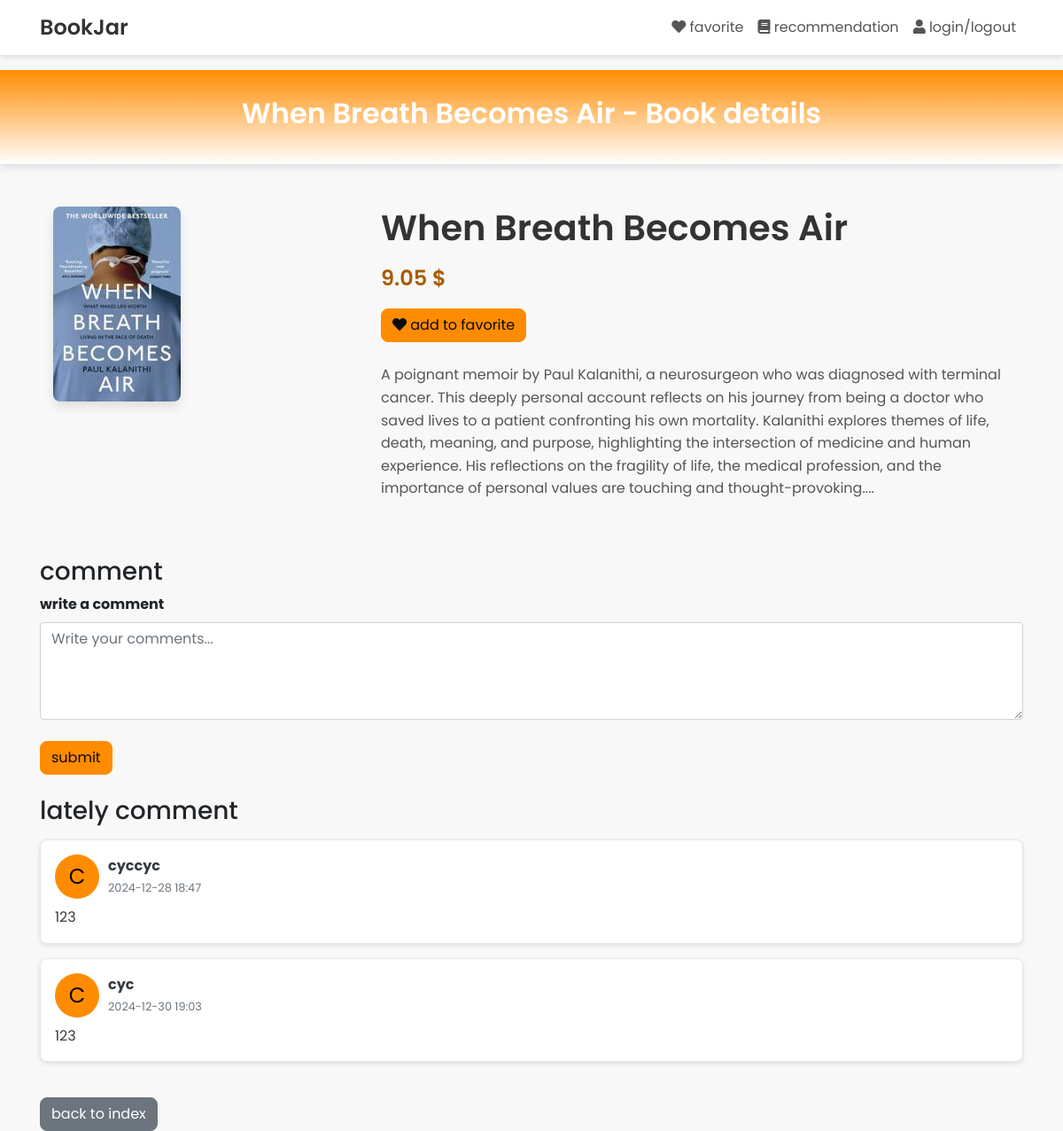
Page /book/3 on the committed database.
### models.py (models this page shows)
class Book(db.Model):
    order = db.Column(db.Integer, primary_key=True)
    name = db.Column(db.String(100), nullable=True)
    author = db.Column(db.String(100), nullable=True)
    year = db.Column(db.String(100), nullable=True)
    price = db.Column(db.String(100), nullable=True)
    currency = db.Column(db.String(100), nullable=True)
    category = db.Column(db.String(100), nullable=True)
    img_paths = db.Column(db.String(200), nullable=True)
    description = db.Column(db.String(250), nullable=True)

class Comment(db.Model):
    id = db.Column(db.Integer, primary_key=True)
    content = db.Column(db.Text, nullable=False)
    created_at = db.Column(db.DateTime, default=db.func.current_timestamp())
    user_id = db.Column(db.Integer, db.ForeignKey('user.id'), nullable=False)
    book_order = db.Column(db.Integer, db.ForeignKey('book.order'),
                           nullable=False)
    user = db.relationship('User', backref=db.backref('user_comments',
                                                      lazy=True))
    book = db.relationship('Book', backref=db.backref('book_comments',
                                                      lazy=True))

class User(db.Model):
    id = db.Column(db.Integer, primary_key=True)
    username = db.Column(db.String(100), unique=True, nullable=False)
    password = db.Column(db.String(200), nullable=False)
    comments = db.relationship('Comment', backref='author', lazy=True)
    is_admin = db.Column(db.Boolean, default=False)

### app.py (the view)
@app.route('/book/<int:order>', methods=['GET', 'POST'])
def book_detail(order):
    book = Book.query.filter_by(order=order).first_or_404()
    is_favorite = False
    if 'user_id' in session:
        user_id = session['user_id']
        favorite = Favorite.query.filter_by(
            user_id=user_id, book_order=book.order).first()
        is_favorite = favorite is not None
    return render_template('book_detail.html',
                           book=book, is_favorite=is_favorite)

### templates/book_detail.html (shortened to what this page needs)
<!DOCTYPE html>
<html lang="en">
<head>
  <link href="https://stackpath.bootstrapcdn.com/bootstrap/4.5.2/css/bootstrap.min.css" rel="stylesheet">
  <link href="https://cdnjs.cloudflare.com/ajax/libs/font-awesome/5.15.4/css/all.min.css" rel="stylesheet">
</head>
<body>
<nav class="navbar navbar-expand-lg navbar-light">
  <div class="container">
    <a class="navbar-brand" href="{{ url_for('index') }}">BookJar</a>
    <div class="collapse navbar-collapse" id="navbarNav">
      <ul class="navbar-nav ml-auto">
        <li class="nav-item">
          <a class="nav-link" href="{% if session.get('user_id') %}{{ url_for('favorites') }}{% else %}{{ url_for('login') }}{% endif %}">
            <i class="fas fa-heart"></i> favorite
          </a>
        </li>
        <li class="nav-item">
          <a class="nav-link" href="{% if session.get('user_id') %}{{ url_for('recommendations') }}{% else %}{{ url_for('login') }}{% endif %}">
            <i class="fas fa-book"></i> recommendation
          </a>
        </li>
        {% if session.get('user_id') %}
          <li class="nav-item">
            <a class="nav-link" href="{{ url_for('profile') }}">
              <i class="fas fa-user"></i> user-center
            </a>
          </li>
          <li class="nav-item">
            <a class="nav-link" href="{{ url_for('logout') }}">
              <i class="fas fa-sign-out-alt"></i> quit
            </a>
          </li>
        {% else %}
          <li class="nav-item">
            <a class="nav-link" href="{{ url_for('login') }}">
              <i class="fas fa-user"></i> login/logout
            </a>
          </li>
        {% endif %}
      </ul>
    </div>
  </div>
</nav>
<div class="parallax-window">
  <div class="container">
    <div class="inner-page-heading">
      <h2>{{ book.name }} - Book details</h2>
    </div>
  </div>
</div>
<div class="container">
  <div class="container">
  <div class="row">
    <div class="col-md-4">
      <br><br>
      <div class="book-image">
        <img src="{{ url_for('static', filename=book.img_paths) }}" alt="{{ book.name }}" class="img-fluid" style="border-radius: 8px; box-shadow: 0 6px 12px rgba(0, 0, 0, 0.1); max-height: 450px; object-fit: cover;">
      </div>
    </div>
    <div class="col-md-8">
      <br><br>
      <h1>{{ book.name }}</h1>
      <div class="price">
        <span class="old-price" style="color:#A85D00">{{ book.price }} {{ book.currency }}</span>
      </div>
      <div class="mt-3">
  <div id="favorite-actions">
    {% if is_favorite %}
      <button id="remove-favorite-btn" class="btn btn-danger" style="border-radius: 8px;">
        <i class="fas fa-heart-broken"></i> remove from favorite
      </button>
    {% else %}
      <button id="add-favorite-btn" class="btn btn-primary favorite-btn" style="border-radius: 8px;">
        <i class="fas fa-heart"></i> add to favorite
      </button>
    {% endif %}
  </div>
</div>
  <div class="description mt-4">
    <p>{{ book.description[:800] }}...</p>
  </div>
    </div>
  </div>
</div>
<h3 class="mt-5">comment</h3>
<form method="POST" action="{{ url_for('add_comment', order=book.order) }}">
  <div class="form-group">
    <label for="content" class="font-weight-bold">write a comment</label>
    <textarea class="form-control" id="content" name="content" rows="4" placeholder="Write your comments..." required></textarea>
  </div>
  <button type="submit" class="btn btn-primary mt-2" style="color:#0A0A0A">submit</button>
</form>
<h3 class="mt-4">lately comment</h3>
{% if book.book_comments %}
  <ul class="list-unstyled mt-3">
    {% for comment in book.book_comments %}
      <li class="comment-item p-3 mb-3" style="border: 1px solid #e6e6e6; border-radius: 8px; background-color: #ffffff; box-shadow: 0px 2px 5px rgba(0, 0, 0, 0.1);">
        <div class="d-flex align-items-center mb-2">
          <div class="user-avatar" style="width: 50px; height: 50px; border-radius: 50%; background-color: #ff8c00; display: flex; align-items: center; justify-content: center; color: #000000; font-size: 1.5rem; margin-right: 10px;">
            {{ comment.user.username[0].upper() }}
          </div>
          <div>
            <div class="username font-weight-bold text-dark">{{ comment.user.username }}</div>
            <small class="text-muted">{{ comment.created_at.strftime('%Y-%m-%d %H:%M') }}</small>
          </div>
        </div>
        <p class="text-dark mt-2" style="line-height: 1.6;">{{ comment.content }}</p>
      </li>
    {% endfor %}
  </ul>
{% else %}
  <div class="alert alert-info mt-3" style="border-radius: 8px;">no comment</div>
{% endif %}
  <a href="{{ url_for('index') }}" class="btn btn-secondary mt-4">back to index</a>
</div>
</body>
</html>

### templates/book_detail.html (style rules this page uses)
body { font-family: 'Poppins', sans-serif; background-color: #f8f8f8; margin: 0; padding: 0; }
.navbar { background-color: #ffffff; border-bottom: 1px solid #e6e6e6; box-shadow: 0px 2px 5px rgba(0, 0, 0, 0.1); }
.navbar-brand { font-weight: 600; font-size: 1.5rem; color: #333 !important; }
.navbar-nav .nav-link { color: #555 !important; font-size: 1rem; padding: 10px 15px; transition: all 0.3s ease; }
.book-image img { border-radius: 8px; box-shadow: 0 4px 8px rgba(0, 0, 0, 0.1); }
h1 { color: #333; font-weight: 600; margin-bottom: 15px; }
.price .old-price { font-size: 1.5rem; color: #ff8c00; font-weight: 600; }
.btn-primary { background-color: #ff8c00; border-color: #ff8c00; border-radius: 8px; }
.description { color: #555; line-height: 1.6; }
.comment-item { margin-bottom: 15px; border-bottom: 1px solid #e6e6e6; padding-bottom: 10px; }
.comment-item .username { font-weight: 600; color: #333; }
.comment-item p { color: #555; margin: 5px 0 0; }
textarea { border-radius: 8px; }
a.btn-secondary { border-radius: 8px; }
.parallax-window { background: linear-gradient(to bottom, #ff8c00, #ffffff); padding: 30px 0; text-align: center; color: white; box-shadow: 0 4px 8px rgba(0, 0, 0, 0.1); }
.parallax-window h2 { font-weight: 600; color: #ffffff; font-size: 2rem; }
.btn-primary.favorite-btn { color: #0A0A0A; }

### rows in the picture
Book: name "When Breath Becomes Air", img_paths (picture), price "9.05", currency "$", description "A poignant memoir by Paul Kalanithi, a neurosurgeon who was diagnosed with terminal cancer. This deeply personal account reflects on his journey from being a doctor who saved lives to a patient confronting his own mortality. Kalanithi explores themes of life, death, meaning, and purpose, highlighting the intersection of medicine and human experience. His reflections on the fragility of life, the medical profession, and the importance of personal values are touching and thought-provoking."
Comment: user "C", user.username "cyccyc", created_at "2024-12-28 18:47", content "123"
Comment: user "C", user.username "cyc", created_at "2024-12-30 19:03", content "123"
